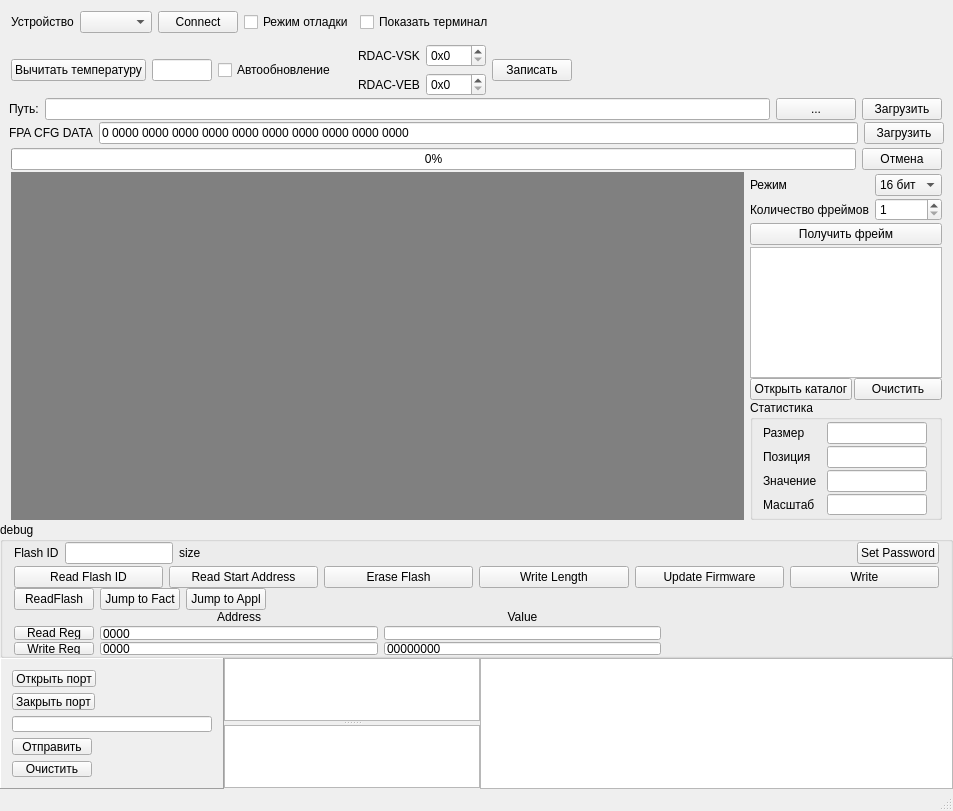
<?xml version="1.0" encoding="UTF-8"?>
<ui version="4.0">
 <class>SensorControlClass</class>
 <widget class="QMainWindow" name="SensorControlClass">
  <property name="geometry">
   <rect>
    <x>0</x>
    <y>0</y>
    <width>953</width>
    <height>811</height>
   </rect>
  </property>
  <property name="windowTitle">
   <string>SensorControl ver. 1.0.0.1</string>
  </property>
  <property name="windowIcon">
   <iconset resource="sensorcontrol.qrc">
    <normaloff>:/SensorControl/camera2_16.png</normaloff>:/SensorControl/camera2_16.png</iconset>
  </property>
  <widget class="QWidget" name="centralWidget">
   <layout class="QGridLayout" name="gridLayout">
    <property name="leftMargin">
     <number>0</number>
    </property>
    <property name="topMargin">
     <number>0</number>
    </property>
    <property name="rightMargin">
     <number>0</number>
    </property>
    <property name="bottomMargin">
     <number>0</number>
    </property>
    <property name="spacing">
     <number>0</number>
    </property>
    <item row="1" column="0">
     <widget class="QWidget" name="widget_5" native="true">
      <property name="sizePolicy">
       <sizepolicy hsizetype="Maximum" vsizetype="Maximum">
        <horstretch>0</horstretch>
        <verstretch>0</verstretch>
       </sizepolicy>
      </property>
      <layout class="QHBoxLayout" name="horizontalLayout_13">
       <item>
        <widget class="QPushButton" name="pbReadTemp">
         <property name="text">
          <string>Вычитать температуру</string>
         </property>
        </widget>
       </item>
       <item>
        <widget class="QLineEdit" name="leReadTemp">
         <property name="maximumSize">
          <size>
           <width>60</width>
           <height>16777215</height>
          </size>
         </property>
        </widget>
       </item>
       <item>
        <widget class="QCheckBox" name="cbAutoCheck">
         <property name="text">
          <string>Автообновление</string>
         </property>
        </widget>
       </item>
      </layout>
     </widget>
    </item>
    <item row="8" column="0" colspan="2">
     <widget class="QWidget" name="wTerm" native="true">
      <property name="sizePolicy">
       <sizepolicy hsizetype="Preferred" vsizetype="Ignored">
        <horstretch>0</horstretch>
        <verstretch>0</verstretch>
       </sizepolicy>
      </property>
      <layout class="QHBoxLayout" name="horizontalLayout">
       <property name="spacing">
        <number>0</number>
       </property>
       <property name="leftMargin">
        <number>0</number>
       </property>
       <property name="topMargin">
        <number>0</number>
       </property>
       <property name="rightMargin">
        <number>0</number>
       </property>
       <property name="bottomMargin">
        <number>0</number>
       </property>
       <item>
        <widget class="QFrame" name="frame">
         <property name="minimumSize">
          <size>
           <width>45</width>
           <height>45</height>
          </size>
         </property>
         <property name="frameShape">
          <enum>QFrame::Panel</enum>
         </property>
         <property name="frameShadow">
          <enum>QFrame::Raised</enum>
         </property>
         <layout class="QVBoxLayout" name="verticalLayout">
          <item>
           <widget class="QPushButton" name="pbOpen">
            <property name="sizePolicy">
             <sizepolicy hsizetype="Maximum" vsizetype="Fixed">
              <horstretch>0</horstretch>
              <verstretch>0</verstretch>
             </sizepolicy>
            </property>
            <property name="text">
             <string>Открыть порт</string>
            </property>
           </widget>
          </item>
          <item>
           <widget class="QPushButton" name="pbClose">
            <property name="sizePolicy">
             <sizepolicy hsizetype="Maximum" vsizetype="Fixed">
              <horstretch>0</horstretch>
              <verstretch>0</verstretch>
             </sizepolicy>
            </property>
            <property name="text">
             <string>Закрыть порт</string>
            </property>
           </widget>
          </item>
          <item>
           <widget class="QLineEdit" name="leSend">
            <property name="sizePolicy">
             <sizepolicy hsizetype="Maximum" vsizetype="Fixed">
              <horstretch>0</horstretch>
              <verstretch>0</verstretch>
             </sizepolicy>
            </property>
            <property name="minimumSize">
             <size>
              <width>200</width>
              <height>0</height>
             </size>
            </property>
           </widget>
          </item>
          <item>
           <widget class="QPushButton" name="pbSend">
            <property name="sizePolicy">
             <sizepolicy hsizetype="Maximum" vsizetype="Fixed">
              <horstretch>0</horstretch>
              <verstretch>0</verstretch>
             </sizepolicy>
            </property>
            <property name="text">
             <string>Отправить</string>
            </property>
           </widget>
          </item>
          <item>
           <widget class="QPushButton" name="pbClear">
            <property name="sizePolicy">
             <sizepolicy hsizetype="Maximum" vsizetype="Fixed">
              <horstretch>0</horstretch>
              <verstretch>0</verstretch>
             </sizepolicy>
            </property>
            <property name="text">
             <string>Очистить</string>
            </property>
           </widget>
          </item>
          <item>
           <spacer name="verticalSpacer">
            <property name="orientation">
             <enum>Qt::Vertical</enum>
            </property>
            <property name="sizeHint" stdset="0">
             <size>
              <width>20</width>
              <height>40</height>
             </size>
            </property>
           </spacer>
          </item>
         </layout>
        </widget>
       </item>
       <item>
        <widget class="QWidget" name="widget" native="true">
         <property name="sizePolicy">
          <sizepolicy hsizetype="Expanding" vsizetype="Preferred">
           <horstretch>0</horstretch>
           <verstretch>0</verstretch>
          </sizepolicy>
         </property>
         <property name="minimumSize">
          <size>
           <width>45</width>
           <height>0</height>
          </size>
         </property>
         <layout class="QVBoxLayout" name="verticalLayout_3">
          <property name="spacing">
           <number>0</number>
          </property>
          <property name="leftMargin">
           <number>0</number>
          </property>
          <property name="topMargin">
           <number>0</number>
          </property>
          <property name="rightMargin">
           <number>0</number>
          </property>
          <property name="bottomMargin">
           <number>0</number>
          </property>
          <item>
           <widget class="QSplitter" name="splitter">
            <property name="orientation">
             <enum>Qt::Vertical</enum>
            </property>
            <widget class="QTextEdit" name="teReceive">
             <property name="sizePolicy">
              <sizepolicy hsizetype="Expanding" vsizetype="Minimum">
               <horstretch>0</horstretch>
               <verstretch>0</verstretch>
              </sizepolicy>
             </property>
             <property name="readOnly">
              <bool>true</bool>
             </property>
            </widget>
            <widget class="QTextEdit" name="teModuleMessages"/>
           </widget>
          </item>
         </layout>
        </widget>
       </item>
      </layout>
     </widget>
    </item>
    <item row="8" column="2">
     <widget class="CJournal" name="teJournal"/>
    </item>
    <item row="1" column="1" colspan="2">
     <widget class="QWidget" name="widget_14" native="true">
      <property name="sizePolicy">
       <sizepolicy hsizetype="Preferred" vsizetype="Maximum">
        <horstretch>0</horstretch>
        <verstretch>0</verstretch>
       </sizepolicy>
      </property>
      <property name="minimumSize">
       <size>
        <width>0</width>
        <height>0</height>
       </size>
      </property>
      <layout class="QGridLayout" name="gridLayout_3">
       <property name="topMargin">
        <number>0</number>
       </property>
       <property name="bottomMargin">
        <number>0</number>
       </property>
       <item row="0" column="1">
        <widget class="QSpinBox" name="sbRDACVSK">
         <property name="minimumSize">
          <size>
           <width>60</width>
           <height>0</height>
          </size>
         </property>
         <property name="prefix">
          <string>0x</string>
         </property>
         <property name="maximum">
          <number>255</number>
         </property>
         <property name="displayIntegerBase">
          <number>16</number>
         </property>
        </widget>
       </item>
       <item row="0" column="0">
        <widget class="QLabel" name="label_3">
         <property name="text">
          <string>RDAC-VSK</string>
         </property>
        </widget>
       </item>
       <item row="0" column="2" rowspan="2">
        <widget class="QPushButton" name="pbWriteRDAC">
         <property name="text">
          <string>Записать</string>
         </property>
        </widget>
       </item>
       <item row="1" column="0">
        <widget class="QLabel" name="label_4">
         <property name="text">
          <string>RDAC-VEB</string>
         </property>
        </widget>
       </item>
       <item row="1" column="1">
        <widget class="QSpinBox" name="sbRDACVEB">
         <property name="minimumSize">
          <size>
           <width>60</width>
           <height>0</height>
          </size>
         </property>
         <property name="prefix">
          <string>0x</string>
         </property>
         <property name="maximum">
          <number>255</number>
         </property>
         <property name="displayIntegerBase">
          <number>16</number>
         </property>
        </widget>
       </item>
       <item row="0" column="3">
        <spacer name="horizontalSpacer_7">
         <property name="orientation">
          <enum>Qt::Horizontal</enum>
         </property>
         <property name="sizeHint" stdset="0">
          <size>
           <width>40</width>
           <height>20</height>
          </size>
         </property>
        </spacer>
       </item>
      </layout>
     </widget>
    </item>
    <item row="0" column="0" colspan="3">
     <widget class="QWidget" name="widget_2" native="true">
      <property name="sizePolicy">
       <sizepolicy hsizetype="Preferred" vsizetype="Maximum">
        <horstretch>0</horstretch>
        <verstretch>0</verstretch>
       </sizepolicy>
      </property>
      <layout class="QHBoxLayout" name="horizontalLayout_2">
       <item>
        <widget class="QLabel" name="label">
         <property name="text">
          <string>Устройство</string>
         </property>
        </widget>
       </item>
       <item>
        <widget class="QComboBox" name="cbFTDIDevice"/>
       </item>
       <item>
        <widget class="QPushButton" name="pbConnectToDevice">
         <property name="text">
          <string>Connect</string>
         </property>
        </widget>
       </item>
       <item>
        <widget class="QCheckBox" name="cbDebugMode">
         <property name="text">
          <string>Режим отладки</string>
         </property>
        </widget>
       </item>
       <item>
        <widget class="QCheckBox" name="cbShowTerminal">
         <property name="text">
          <string>Показать терминал</string>
         </property>
        </widget>
       </item>
       <item>
        <spacer name="horizontalSpacer_2">
         <property name="orientation">
          <enum>Qt::Horizontal</enum>
         </property>
         <property name="sizeHint" stdset="0">
          <size>
           <width>40</width>
           <height>20</height>
          </size>
         </property>
        </spacer>
       </item>
      </layout>
     </widget>
    </item>
    <item row="3" column="0" colspan="3">
     <widget class="QWidget" name="wUpdate" native="true">
      <property name="minimumSize">
       <size>
        <width>0</width>
        <height>0</height>
       </size>
      </property>
      <layout class="QHBoxLayout" name="horizontalLayout_14">
       <property name="leftMargin">
        <number>9</number>
       </property>
       <property name="topMargin">
        <number>2</number>
       </property>
       <property name="bottomMargin">
        <number>2</number>
       </property>
       <item>
        <widget class="QLabel" name="label_7">
         <property name="text">
          <string>Путь:</string>
         </property>
        </widget>
       </item>
       <item>
        <widget class="QLineEdit" name="lePathToRBF">
         <property name="readOnly">
          <bool>true</bool>
         </property>
        </widget>
       </item>
       <item>
        <widget class="QPushButton" name="pbBrowseRBF">
         <property name="text">
          <string>...</string>
         </property>
        </widget>
       </item>
       <item>
        <widget class="QPushButton" name="pbUpdateFirmware">
         <property name="text">
          <string>Загрузить</string>
         </property>
        </widget>
       </item>
      </layout>
     </widget>
    </item>
    <item row="5" column="0" colspan="3">
     <widget class="QWidget" name="wProgress" native="true">
      <property name="minimumSize">
       <size>
        <width>0</width>
        <height>0</height>
       </size>
      </property>
      <layout class="QHBoxLayout" name="horizontalLayout_3">
       <property name="topMargin">
        <number>4</number>
       </property>
       <property name="bottomMargin">
        <number>0</number>
       </property>
       <item>
        <widget class="QProgressBar" name="progressBarRBF">
         <property name="value">
          <number>0</number>
         </property>
         <property name="alignment">
          <set>Qt::AlignCenter</set>
         </property>
        </widget>
       </item>
       <item>
        <widget class="QPushButton" name="pbCancelUpdate">
         <property name="text">
          <string>Отмена</string>
         </property>
        </widget>
       </item>
      </layout>
     </widget>
    </item>
    <item row="6" column="0" colspan="3">
     <widget class="QWidget" name="wView" native="true">
      <property name="minimumSize">
       <size>
        <width>0</width>
        <height>54</height>
       </size>
      </property>
      <layout class="QHBoxLayout" name="horizontalLayout_15">
       <property name="topMargin">
        <number>2</number>
       </property>
       <property name="bottomMargin">
        <number>2</number>
       </property>
       <item>
        <widget class="QWidget" name="wFCView" native="true">
         <layout class="QVBoxLayout" name="verticalLayout_8">
          <property name="spacing">
           <number>0</number>
          </property>
          <property name="leftMargin">
           <number>0</number>
          </property>
          <property name="topMargin">
           <number>0</number>
          </property>
          <property name="rightMargin">
           <number>0</number>
          </property>
          <property name="bottomMargin">
           <number>0</number>
          </property>
          <item>
           <widget class="CImageLabel" name="lView">
            <property name="sizePolicy">
             <sizepolicy hsizetype="Ignored" vsizetype="Ignored">
              <horstretch>0</horstretch>
              <verstretch>0</verstretch>
             </sizepolicy>
            </property>
            <property name="mouseTracking">
             <bool>true</bool>
            </property>
            <property name="styleSheet">
             <string notr="true">QLabel {
background-color: grey;
}</string>
            </property>
            <property name="text">
             <string/>
            </property>
            <property name="alignment">
             <set>Qt::AlignCenter</set>
            </property>
           </widget>
          </item>
         </layout>
        </widget>
       </item>
       <item>
        <widget class="QWidget" name="widget_6" native="true">
         <property name="sizePolicy">
          <sizepolicy hsizetype="Maximum" vsizetype="Preferred">
           <horstretch>0</horstretch>
           <verstretch>0</verstretch>
          </sizepolicy>
         </property>
         <property name="minimumSize">
          <size>
           <width>34</width>
           <height>0</height>
          </size>
         </property>
         <layout class="QVBoxLayout" name="verticalLayout_7">
          <property name="spacing">
           <number>0</number>
          </property>
          <property name="leftMargin">
           <number>0</number>
          </property>
          <property name="topMargin">
           <number>0</number>
          </property>
          <property name="rightMargin">
           <number>0</number>
          </property>
          <property name="bottomMargin">
           <number>0</number>
          </property>
          <item>
           <widget class="QWidget" name="widget_9" native="true">
            <property name="sizePolicy">
             <sizepolicy hsizetype="Expanding" vsizetype="Preferred">
              <horstretch>0</horstretch>
              <verstretch>0</verstretch>
             </sizepolicy>
            </property>
            <layout class="QVBoxLayout" name="verticalLayout_6">
             <property name="spacing">
              <number>0</number>
             </property>
             <property name="leftMargin">
              <number>0</number>
             </property>
             <property name="topMargin">
              <number>0</number>
             </property>
             <property name="rightMargin">
              <number>0</number>
             </property>
             <property name="bottomMargin">
              <number>0</number>
             </property>
             <item>
              <widget class="QWidget" name="widget_11" native="true">
               <property name="sizePolicy">
                <sizepolicy hsizetype="Expanding" vsizetype="Maximum">
                 <horstretch>0</horstretch>
                 <verstretch>0</verstretch>
                </sizepolicy>
               </property>
               <layout class="QFormLayout" name="formLayout_3">
                <property name="fieldGrowthPolicy">
                 <enum>QFormLayout::AllNonFixedFieldsGrow</enum>
                </property>
                <property name="labelAlignment">
                 <set>Qt::AlignJustify|Qt::AlignVCenter</set>
                </property>
                <property name="formAlignment">
                 <set>Qt::AlignJustify|Qt::AlignTop</set>
                </property>
                <property name="horizontalSpacing">
                 <number>6</number>
                </property>
                <property name="verticalSpacing">
                 <number>2</number>
                </property>
                <property name="leftMargin">
                 <number>0</number>
                </property>
                <property name="topMargin">
                 <number>2</number>
                </property>
                <property name="rightMargin">
                 <number>0</number>
                </property>
                <property name="bottomMargin">
                 <number>2</number>
                </property>
                <item row="0" column="0">
                 <widget class="QLabel" name="label_2">
                  <property name="sizePolicy">
                   <sizepolicy hsizetype="Maximum" vsizetype="Preferred">
                    <horstretch>0</horstretch>
                    <verstretch>0</verstretch>
                   </sizepolicy>
                  </property>
                  <property name="text">
                   <string>Режим</string>
                  </property>
                 </widget>
                </item>
                <item row="0" column="1">
                 <widget class="QComboBox" name="cbImageMode">
                  <property name="sizePolicy">
                   <sizepolicy hsizetype="Expanding" vsizetype="Fixed">
                    <horstretch>0</horstretch>
                    <verstretch>0</verstretch>
                   </sizepolicy>
                  </property>
                  <property name="minimumSize">
                   <size>
                    <width>0</width>
                    <height>0</height>
                   </size>
                  </property>
                  <property name="frame">
                   <bool>true</bool>
                  </property>
                  <item>
                   <property name="text">
                    <string>16 бит</string>
                   </property>
                  </item>
                  <item>
                   <property name="text">
                    <string>12 бит</string>
                   </property>
                  </item>
                  <item>
                   <property name="text">
                    <string>8 бит</string>
                   </property>
                  </item>
                 </widget>
                </item>
                <item row="1" column="0">
                 <widget class="QLabel" name="label_9">
                  <property name="text">
                   <string>Количество фреймов</string>
                  </property>
                 </widget>
                </item>
                <item row="1" column="1">
                 <widget class="QSpinBox" name="spinBox">
                  <property name="sizePolicy">
                   <sizepolicy hsizetype="Expanding" vsizetype="Fixed">
                    <horstretch>0</horstretch>
                    <verstretch>0</verstretch>
                   </sizepolicy>
                  </property>
                  <property name="minimum">
                   <number>1</number>
                  </property>
                  <property name="maximum">
                   <number>10</number>
                  </property>
                 </widget>
                </item>
                <item row="2" column="0" colspan="2">
                 <widget class="QPushButton" name="pbFCView">
                  <property name="sizePolicy">
                   <sizepolicy hsizetype="Expanding" vsizetype="Fixed">
                    <horstretch>0</horstretch>
                    <verstretch>0</verstretch>
                   </sizepolicy>
                  </property>
                  <property name="text">
                   <string>Получить фрейм</string>
                  </property>
                  <property name="flat">
                   <bool>false</bool>
                  </property>
                 </widget>
                </item>
               </layout>
              </widget>
             </item>
            </layout>
           </widget>
          </item>
          <item>
           <widget class="QListWidget" name="listWFrames">
            <property name="sizePolicy">
             <sizepolicy hsizetype="Ignored" vsizetype="Expanding">
              <horstretch>0</horstretch>
              <verstretch>0</verstretch>
             </sizepolicy>
            </property>
            <property name="styleSheet">
             <string notr="true"/>
            </property>
            <property name="autoScroll">
             <bool>false</bool>
            </property>
            <property name="editTriggers">
             <set>QAbstractItemView::NoEditTriggers</set>
            </property>
            <property name="alternatingRowColors">
             <bool>false</bool>
            </property>
            <property name="selectionBehavior">
             <enum>QAbstractItemView::SelectItems</enum>
            </property>
            <property name="verticalScrollMode">
             <enum>QAbstractItemView::ScrollPerPixel</enum>
            </property>
            <property name="horizontalScrollMode">
             <enum>QAbstractItemView::ScrollPerPixel</enum>
            </property>
            <property name="selectionRectVisible">
             <bool>true</bool>
            </property>
           </widget>
          </item>
          <item>
           <widget class="QWidget" name="widget_10" native="true">
            <layout class="QHBoxLayout" name="horizontalLayout_10">
             <property name="spacing">
              <number>2</number>
             </property>
             <property name="leftMargin">
              <number>0</number>
             </property>
             <property name="topMargin">
              <number>0</number>
             </property>
             <property name="rightMargin">
              <number>0</number>
             </property>
             <property name="bottomMargin">
              <number>0</number>
             </property>
             <item>
              <widget class="QPushButton" name="pbOpenFolder">
               <property name="text">
                <string>Открыть каталог</string>
               </property>
              </widget>
             </item>
             <item>
              <widget class="QPushButton" name="pbClearFrameFolder">
               <property name="text">
                <string>Очистить</string>
               </property>
              </widget>
             </item>
            </layout>
           </widget>
          </item>
          <item>
           <widget class="QGroupBox" name="groupBox">
            <property name="minimumSize">
             <size>
              <width>0</width>
              <height>120</height>
             </size>
            </property>
            <property name="title">
             <string>Статистика</string>
            </property>
            <layout class="QGridLayout" name="gridLayout_4">
             <property name="leftMargin">
              <number>2</number>
             </property>
             <property name="topMargin">
              <number>2</number>
             </property>
             <property name="rightMargin">
              <number>2</number>
             </property>
             <property name="bottomMargin">
              <number>2</number>
             </property>
             <property name="spacing">
              <number>2</number>
             </property>
             <item row="0" column="0">
              <widget class="QLabel" name="label_10">
               <property name="sizePolicy">
                <sizepolicy hsizetype="Maximum" vsizetype="Preferred">
                 <horstretch>0</horstretch>
                 <verstretch>0</verstretch>
                </sizepolicy>
               </property>
               <property name="text">
                <string>Размер</string>
               </property>
              </widget>
             </item>
             <item row="0" column="1">
              <widget class="QLineEdit" name="leSize">
               <property name="sizePolicy">
                <sizepolicy hsizetype="Preferred" vsizetype="Maximum">
                 <horstretch>0</horstretch>
                 <verstretch>0</verstretch>
                </sizepolicy>
               </property>
               <property name="maximumSize">
                <size>
                 <width>100</width>
                 <height>16777215</height>
                </size>
               </property>
               <property name="alignment">
                <set>Qt::AlignCenter</set>
               </property>
               <property name="readOnly">
                <bool>true</bool>
               </property>
              </widget>
             </item>
             <item row="1" column="0">
              <widget class="QLabel" name="label_11">
               <property name="sizePolicy">
                <sizepolicy hsizetype="Maximum" vsizetype="Preferred">
                 <horstretch>0</horstretch>
                 <verstretch>0</verstretch>
                </sizepolicy>
               </property>
               <property name="text">
                <string>Позиция</string>
               </property>
              </widget>
             </item>
             <item row="1" column="1">
              <widget class="QLineEdit" name="lePosition">
               <property name="sizePolicy">
                <sizepolicy hsizetype="Preferred" vsizetype="Maximum">
                 <horstretch>0</horstretch>
                 <verstretch>0</verstretch>
                </sizepolicy>
               </property>
               <property name="maximumSize">
                <size>
                 <width>100</width>
                 <height>16777215</height>
                </size>
               </property>
               <property name="alignment">
                <set>Qt::AlignCenter</set>
               </property>
               <property name="readOnly">
                <bool>true</bool>
               </property>
              </widget>
             </item>
             <item row="2" column="0">
              <widget class="QLabel" name="label_12">
               <property name="sizePolicy">
                <sizepolicy hsizetype="Maximum" vsizetype="Preferred">
                 <horstretch>0</horstretch>
                 <verstretch>0</verstretch>
                </sizepolicy>
               </property>
               <property name="text">
                <string>Значение</string>
               </property>
              </widget>
             </item>
             <item row="2" column="1">
              <widget class="QLineEdit" name="lePosValue">
               <property name="sizePolicy">
                <sizepolicy hsizetype="Preferred" vsizetype="Maximum">
                 <horstretch>0</horstretch>
                 <verstretch>0</verstretch>
                </sizepolicy>
               </property>
               <property name="maximumSize">
                <size>
                 <width>100</width>
                 <height>16777215</height>
                </size>
               </property>
               <property name="alignment">
                <set>Qt::AlignCenter</set>
               </property>
               <property name="readOnly">
                <bool>true</bool>
               </property>
              </widget>
             </item>
             <item row="3" column="0">
              <widget class="QLabel" name="label_13">
               <property name="sizePolicy">
                <sizepolicy hsizetype="Maximum" vsizetype="Preferred">
                 <horstretch>0</horstretch>
                 <verstretch>0</verstretch>
                </sizepolicy>
               </property>
               <property name="text">
                <string>Масштаб</string>
               </property>
              </widget>
             </item>
             <item row="3" column="1">
              <widget class="QLineEdit" name="leScale">
               <property name="sizePolicy">
                <sizepolicy hsizetype="Preferred" vsizetype="Maximum">
                 <horstretch>0</horstretch>
                 <verstretch>0</verstretch>
                </sizepolicy>
               </property>
               <property name="maximumSize">
                <size>
                 <width>100</width>
                 <height>16777215</height>
                </size>
               </property>
               <property name="alignment">
                <set>Qt::AlignCenter</set>
               </property>
               <property name="readOnly">
                <bool>true</bool>
               </property>
              </widget>
             </item>
            </layout>
           </widget>
          </item>
         </layout>
        </widget>
       </item>
      </layout>
     </widget>
    </item>
    <item row="7" column="0" colspan="3">
     <widget class="QGroupBox" name="gbDebug">
      <property name="title">
       <string>debug</string>
      </property>
      <property name="checkable">
       <bool>false</bool>
      </property>
      <layout class="QVBoxLayout" name="verticalLayout_4">
       <property name="spacing">
        <number>0</number>
       </property>
       <property name="leftMargin">
        <number>0</number>
       </property>
       <property name="topMargin">
        <number>0</number>
       </property>
       <property name="rightMargin">
        <number>0</number>
       </property>
       <property name="bottomMargin">
        <number>0</number>
       </property>
       <item>
        <widget class="QWidget" name="widget_8" native="true">
         <layout class="QHBoxLayout" name="horizontalLayout_6">
          <property name="topMargin">
           <number>0</number>
          </property>
          <property name="bottomMargin">
           <number>0</number>
          </property>
          <item>
           <widget class="QLabel" name="label_8">
            <property name="text">
             <string>Flash ID</string>
            </property>
           </widget>
          </item>
          <item>
           <widget class="QLineEdit" name="leFlashID">
            <property name="sizePolicy">
             <sizepolicy hsizetype="Preferred" vsizetype="Fixed">
              <horstretch>0</horstretch>
              <verstretch>0</verstretch>
             </sizepolicy>
            </property>
            <property name="readOnly">
             <bool>true</bool>
            </property>
           </widget>
          </item>
          <item>
           <widget class="QLabel" name="lSize">
            <property name="sizePolicy">
             <sizepolicy hsizetype="Expanding" vsizetype="Preferred">
              <horstretch>0</horstretch>
              <verstretch>0</verstretch>
             </sizepolicy>
            </property>
            <property name="text">
             <string>size</string>
            </property>
           </widget>
          </item>
          <item>
           <widget class="QPushButton" name="pbPass">
            <property name="text">
             <string>Set Password</string>
            </property>
           </widget>
          </item>
         </layout>
        </widget>
       </item>
       <item>
        <widget class="QWidget" name="widget_3" native="true">
         <property name="enabled">
          <bool>true</bool>
         </property>
         <layout class="QHBoxLayout" name="horizontalLayout_8">
          <property name="topMargin">
           <number>2</number>
          </property>
          <property name="bottomMargin">
           <number>0</number>
          </property>
          <item>
           <widget class="QPushButton" name="pbReadFlashID">
            <property name="text">
             <string>Read Flash ID</string>
            </property>
           </widget>
          </item>
          <item>
           <widget class="QPushButton" name="pbReadStartAddress">
            <property name="text">
             <string>Read Start Address</string>
            </property>
           </widget>
          </item>
          <item>
           <widget class="QPushButton" name="pbEraseFlash">
            <property name="text">
             <string>Erase Flash</string>
            </property>
           </widget>
          </item>
          <item>
           <widget class="QPushButton" name="pbWriteLength">
            <property name="text">
             <string>Write Length</string>
            </property>
           </widget>
          </item>
          <item>
           <widget class="QPushButton" name="pbWriteCmdUpdateFirmware">
            <property name="text">
             <string>Update Firmware</string>
            </property>
           </widget>
          </item>
          <item>
           <widget class="QPushButton" name="pbWriteFlash">
            <property name="enabled">
             <bool>true</bool>
            </property>
            <property name="text">
             <string>Write</string>
            </property>
           </widget>
          </item>
         </layout>
        </widget>
       </item>
       <item>
        <widget class="QWidget" name="widget_7" native="true">
         <layout class="QHBoxLayout" name="horizontalLayout_7">
          <property name="topMargin">
           <number>0</number>
          </property>
          <property name="bottomMargin">
           <number>0</number>
          </property>
          <item>
           <widget class="QPushButton" name="pbReadFlash">
            <property name="text">
             <string>ReadFlash</string>
            </property>
           </widget>
          </item>
          <item>
           <widget class="QPushButton" name="pbJumpToFact">
            <property name="text">
             <string>Jump to Fact</string>
            </property>
           </widget>
          </item>
          <item>
           <widget class="QPushButton" name="pbJumpToAppl">
            <property name="text">
             <string>Jump to Appl</string>
            </property>
           </widget>
          </item>
          <item>
           <spacer name="horizontalSpacer_3">
            <property name="orientation">
             <enum>Qt::Horizontal</enum>
            </property>
            <property name="sizeHint" stdset="0">
             <size>
              <width>40</width>
              <height>20</height>
             </size>
            </property>
           </spacer>
          </item>
         </layout>
        </widget>
       </item>
       <item>
        <widget class="QWidget" name="widget_13" native="true">
         <property name="minimumSize">
          <size>
           <width>0</width>
           <height>45</height>
          </size>
         </property>
         <layout class="QGridLayout" name="gridLayout_2">
          <property name="topMargin">
           <number>0</number>
          </property>
          <property name="bottomMargin">
           <number>0</number>
          </property>
          <property name="verticalSpacing">
           <number>2</number>
          </property>
          <item row="0" column="3">
           <widget class="QLabel" name="label_16">
            <property name="text">
             <string>Address</string>
            </property>
            <property name="alignment">
             <set>Qt::AlignCenter</set>
            </property>
           </widget>
          </item>
          <item row="1" column="3">
           <widget class="QLineEdit" name="leAddrRd">
            <property name="inputMask">
             <string>hhhh</string>
            </property>
            <property name="text">
             <string>0000</string>
            </property>
           </widget>
          </item>
          <item row="1" column="4">
           <widget class="QLineEdit" name="leValRd">
            <property name="readOnly">
             <bool>true</bool>
            </property>
           </widget>
          </item>
          <item row="2" column="1" colspan="2">
           <widget class="QPushButton" name="pbWriteRg">
            <property name="text">
             <string>Write Reg</string>
            </property>
           </widget>
          </item>
          <item row="2" column="3">
           <widget class="QLineEdit" name="leAddrWr">
            <property name="inputMask">
             <string>hhhh</string>
            </property>
            <property name="text">
             <string>0000</string>
            </property>
           </widget>
          </item>
          <item row="1" column="1" colspan="2">
           <widget class="QPushButton" name="pbReadRg">
            <property name="text">
             <string>Read Reg</string>
            </property>
           </widget>
          </item>
          <item row="0" column="4">
           <widget class="QLabel" name="label_17">
            <property name="text">
             <string>Value</string>
            </property>
            <property name="alignment">
             <set>Qt::AlignCenter</set>
            </property>
           </widget>
          </item>
          <item row="2" column="4">
           <widget class="QLineEdit" name="leValWr">
            <property name="inputMask">
             <string>hhhhhhhh</string>
            </property>
            <property name="text">
             <string>00000000</string>
            </property>
           </widget>
          </item>
          <item row="1" column="6">
           <spacer name="horizontalSpacer_6">
            <property name="orientation">
             <enum>Qt::Horizontal</enum>
            </property>
            <property name="sizeHint" stdset="0">
             <size>
              <width>40</width>
              <height>20</height>
             </size>
            </property>
           </spacer>
          </item>
         </layout>
        </widget>
       </item>
      </layout>
     </widget>
    </item>
    <item row="4" column="0" colspan="3">
     <widget class="QWidget" name="widget_4" native="true">
      <property name="minimumSize">
       <size>
        <width>0</width>
        <height>0</height>
       </size>
      </property>
      <layout class="QHBoxLayout" name="horizontalLayout_4">
       <property name="leftMargin">
        <number>9</number>
       </property>
       <property name="topMargin">
        <number>0</number>
       </property>
       <property name="rightMargin">
        <number>9</number>
       </property>
       <property name="bottomMargin">
        <number>0</number>
       </property>
       <item>
        <widget class="QLabel" name="label_5">
         <property name="text">
          <string>FPA CFG DATA</string>
         </property>
        </widget>
       </item>
       <item>
        <widget class="QLineEdit" name="leFPACfgData">
         <property name="inputMask">
          <string>H HHHH HHHH HHHH HHHH HHHH HHHH HHHH HHHH HHHH HHHH</string>
         </property>
         <property name="text">
          <string>0 0000 0000 0000 0000 0000 0000 0000 0000 0000 0000</string>
         </property>
        </widget>
       </item>
       <item>
        <widget class="QPushButton" name="pbLoadFPACfgData">
         <property name="text">
          <string>Загрузить</string>
         </property>
        </widget>
       </item>
      </layout>
     </widget>
    </item>
   </layout>
  </widget>
  <widget class="QStatusBar" name="statusBar"/>
 </widget>
 <layoutdefault spacing="6" margin="11"/>
 <customwidgets>
  <customwidget>
   <class>CImageLabel</class>
   <extends>QLabel</extends>
   <header>ImageLabel.h</header>
  </customwidget>
  <customwidget>
   <class>CJournal</class>
   <extends>QTextEdit</extends>
   <header>Journal.h</header>
  </customwidget>
 </customwidgets>
 <resources>
  <include location="sensorcontrol.qrc"/>
 </resources>
 <connections/>
</ui>
